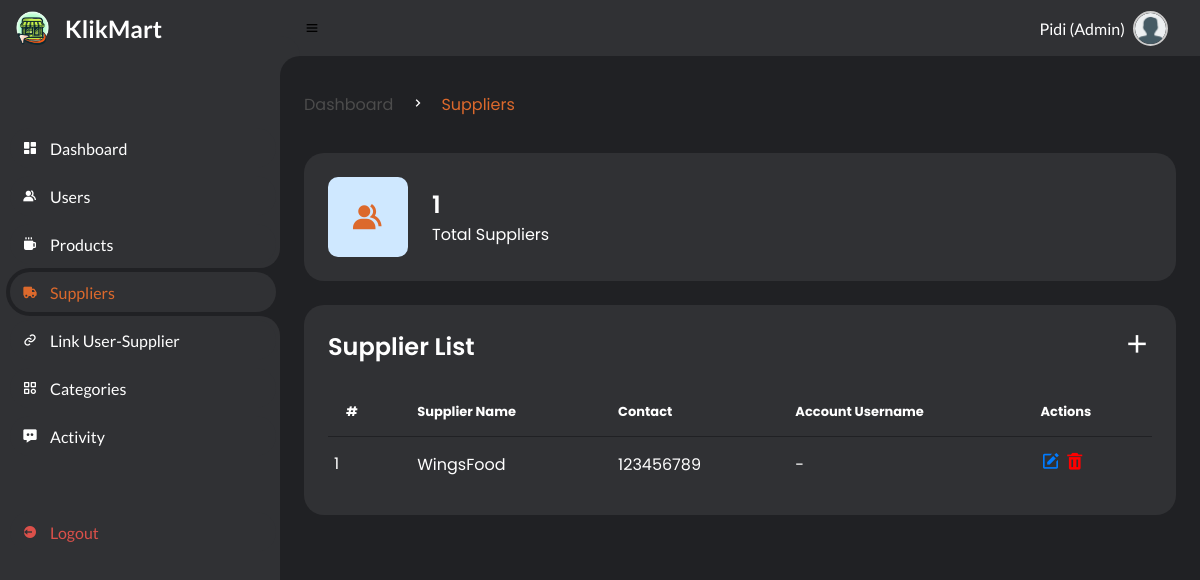
The app's page /pages/supplier.php (signed in) with its own data.
### tables this page shows
CREATE TABLE `suppliers` (
  `id` int(11) NOT NULL,
  `name` varchar(100) NOT NULL,
  `contact` varchar(100) DEFAULT NULL,
  `created_at` timestamp NULL DEFAULT current_timestamp()
);

### pages/supplier.php (the view, shortened to what this page needs)
<?php
include '../layout/header.php';
$query = "SELECT * FROM suppliers";
$stmt = mysqli_prepare($conn, $query);
mysqli_stmt_execute($stmt);
$result = mysqli_stmt_get_result($stmt);
$total_suppliers_query = "SELECT COUNT(*) AS total_suppliers FROM suppliers";
$total_suppliers_result = mysqli_query($conn, $total_suppliers_query);
$total_suppliers = mysqli_fetch_assoc($total_suppliers_result)['total_suppliers'];
?>
<!DOCTYPE html>
<html lang="en">
<head>
    <link rel="stylesheet" href="../style/style.css">
</head>
<body>
    <div id="content">
        <main>
            <div class="head-title">
                <div class="left">
                    <ul class="breadcrumb">
                        <li><a href="#">Dashboard</a></li>
                        <li><i class='bx bx-chevron-right'></i></li>
                        <li><a href="#" class="active">Suppliers</a></li>
                    </ul>
                </div>
            </div>
            <ul class="box-info">
                <li>
                    <i class='bx bxs-group'></i>
                    <span class="text">
                        <h3><?php echo $total_suppliers; ?></h3>
                        <p>Total Suppliers</p>
                    </span>
                </li>
            </ul>
            <div class="table-data">
                <div class="order">
                    <div class="head">
                        <h3>Supplier List</h3>
                        <?php if ($_SESSION['level'] == "admin") : ?>
                            <a href="add-supplier.php"><i class='bx bx-plus text-white' style="font-size:30px;"></i></a>
                        <?php endif; ?>
                    </div>
                    <table>
                        <thead>
                            <tr>
                                <th>#</th>
                                <th>Supplier Name</th>
                                <th>Contact</th>
                                <th>Account Username</th>
                                <th>Actions</th>
                            </tr>
                        </thead>
                        <tbody>
                            <?php while ($row = mysqli_fetch_assoc($result)):
                                $user_stmt = mysqli_query($conn, "SELECT username FROM users WHERE supplier_id = " . intval($row['id']) . " LIMIT 1");
                                $user_row = $user_stmt ? mysqli_fetch_assoc($user_stmt) : null;
                            ?>
                            <tr>
                                <td><?php echo htmlspecialchars($row['id']); ?></td>
                                <td><?php echo htmlspecialchars($row['name']); ?></td>
                                <td><?php echo htmlspecialchars($row['contact']); ?></td>
                                <td><?php echo htmlspecialchars($user_row['username'] ?? '-'); ?></td>
                                <td class="text-center">
                                    <a href="update-supplier.php?id=<?= $row['id']; ?>"><i class='bx bxs-edit text-blue' style="font-size:20px;"></i></a>
                                    <a href="../db/db-delete-supplier.php?id=<?= $row['id']; ?>" onclick="return confirm('Are you sure you want to delete this supplier?');"><i class='bx bxs-trash text-red' style="font-size:20px;" name="delete_supplier"></i></a>
                                </td>
                            </tr>
                            <?php endwhile; ?>
                        </tbody>
                    </table>
                </div>
            </div>
        </main>
    </div>
</body>
</html>

### style/style.css (style rules this page uses)
* { margin: 0; padding: 0; box-sizing: border-box; }
a { text-decoration: none; }
li { list-style: none; }
:root { --light: #303134; --oren: #DC692C; --link: #CFE8FF; --grey: #202124; --dark-grey: #4C4C4C; --dark: #ffffff; --red: #DB504A; --yellow: #ffffff; --light-yellow: #a88d32; --orange: #FD7238; --light-orange: #FFE0D3; }
html { overflow-x: hidden; }
body { background: var(--grey); overflow-x: hidden; }
#content { position: relative; width: calc(100% - 280px); left: 280px; transition: .3s ease; }
#content main { width: 100%; padding: 36px 24px; font-family: 'Poppins', sans-serif; max-height: calc(100vh - 56px); overflow-y: auto; }
#content main .head-title { display: flex; align-items: center; justify-content: space-between; grid-gap: 16px; flex-wrap: wrap; }
#content main .head-title .left .breadcrumb { display: flex; align-items: center; grid-gap: 16px; }
#content main .head-title .left .breadcrumb li { color: var(--dark); }
#content main .head-title .left .breadcrumb li a { color: var(--dark-grey); pointer-events: none; }
#content main .head-title .left .breadcrumb li a.active { color: var(--oren); pointer-events: unset; }
#content main .box-info { display: grid; grid-template-columns: repeat(auto-fit, minmax(240px, 1fr)); grid-gap: 24px; margin-top: 36px; }
#content main .box-info li { padding: 24px; background: var(--light); border-radius: 20px; display: flex; align-items: center; grid-gap: 24px; }
#content main .box-info li .bx { width: 80px; height: 80px; border-radius: 10px; font-size: 36px; display: flex; justify-content: center; align-items: center; }
#content main .box-info li:nth-child(1) .bx { background: var(--link); color: var(--oren); }
#content main .box-info li .text h3 { font-size: 24px; font-weight: 600; color: var(--dark); }
#content main .box-info li .text p { color: var(--dark); }
#content main .table-data { display: flex; flex-wrap: wrap; grid-gap: 24px; margin-top: 24px; width: 100%; color: var(--dark); }
#content main .table-data > div { border-radius: 20px; background: var(--light); padding: 24px; overflow-x: auto; }
#content main .table-data .head { display: flex; align-items: center; grid-gap: 16px; margin-bottom: 24px; }
#content main .table-data .head h3 { margin-right: auto; font-size: 24px; font-weight: 600; }
#content main .table-data .head .bx { cursor: pointer; }
#content main .table-data .order { flex-grow: 1; flex-basis: 500px; }
#content main .table-data .order table { width: 100%; border-collapse: collapse; }
#content main .table-data .order table th { padding-bottom: 12px; font-size: 13px; text-align: left; border-bottom: 1px solid var(--grey); }
#content main .table-data .order table td { padding: 16px 0; }
#content main .table-data .order table tr td:first-child { display: flex; align-items: center; grid-gap: 12px; padding-left: 6px; }
.text-red { color: #ff0000; }
#content main .table-data .order table th, #content main .table-data .order table td { padding: 14px 18px; }

### pages/supplier.php (style rules this page uses)
.text-white { color: #ffffff; }
.text-blue { color: #007bff; }
.text-red { color: #ff0000; }

### records on screen
suppliers: id "1", name "WingsFood", contact "123456789", username "-"

### other values on screen
$_SESSION['nama'] "Pidi (Admin)"
$total_suppliers "1"
